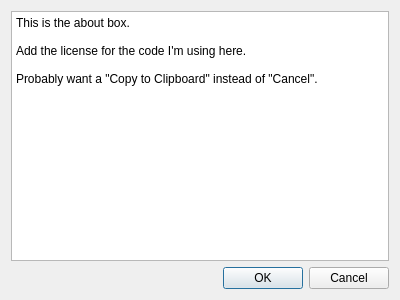
<?xml version="1.0" encoding="UTF-8"?>
<ui version="4.0">
 <class>AboutDialog</class>
 <widget class="QDialog" name="AboutDialog">
  <property name="geometry">
   <rect>
    <x>0</x>
    <y>0</y>
    <width>400</width>
    <height>300</height>
   </rect>
  </property>
  <property name="windowTitle">
   <string>Dialog</string>
  </property>
  <layout class="QVBoxLayout" name="verticalLayout">
   <item>
    <widget class="QPlainTextEdit" name="plainTextEdit">
     <property name="readOnly">
      <bool>true</bool>
     </property>
     <property name="plainText">
      <string>This is the about box.

Add the license for the code I'm using here.

Probably want a &quot;Copy to Clipboard&quot; instead of &quot;Cancel&quot;.
</string>
     </property>
    </widget>
   </item>
   <item>
    <widget class="QDialogButtonBox" name="buttonBox">
     <property name="orientation">
      <enum>Qt::Horizontal</enum>
     </property>
     <property name="standardButtons">
      <set>QDialogButtonBox::Cancel|QDialogButtonBox::Ok</set>
     </property>
    </widget>
   </item>
  </layout>
 </widget>
 <resources/>
 <connections>
  <connection>
   <sender>buttonBox</sender>
   <signal>accepted()</signal>
   <receiver>AboutDialog</receiver>
   <slot>accept()</slot>
   <hints>
    <hint type="sourcelabel">
     <x>248</x>
     <y>254</y>
    </hint>
    <hint type="destinationlabel">
     <x>157</x>
     <y>274</y>
    </hint>
   </hints>
  </connection>
  <connection>
   <sender>buttonBox</sender>
   <signal>rejected()</signal>
   <receiver>AboutDialog</receiver>
   <slot>reject()</slot>
   <hints>
    <hint type="sourcelabel">
     <x>316</x>
     <y>260</y>
    </hint>
    <hint type="destinationlabel">
     <x>286</x>
     <y>274</y>
    </hint>
   </hints>
  </connection>
 </connections>
</ui>
